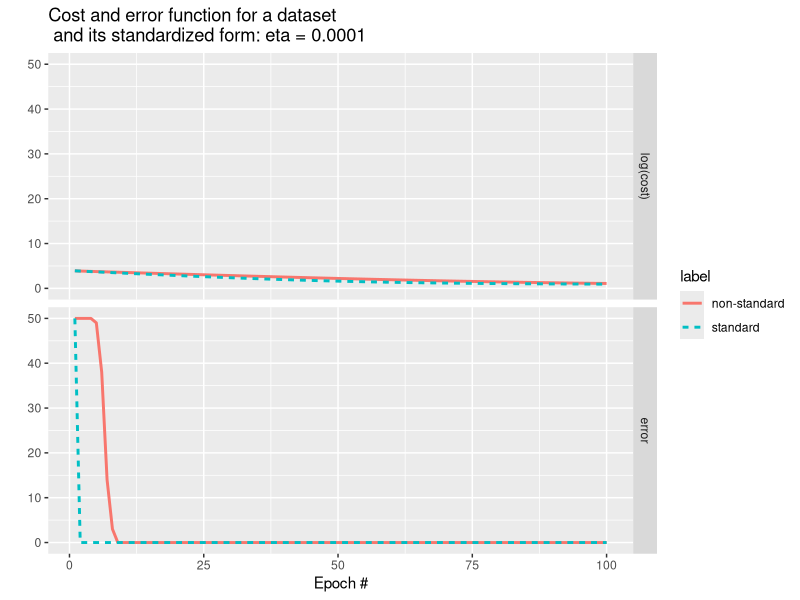
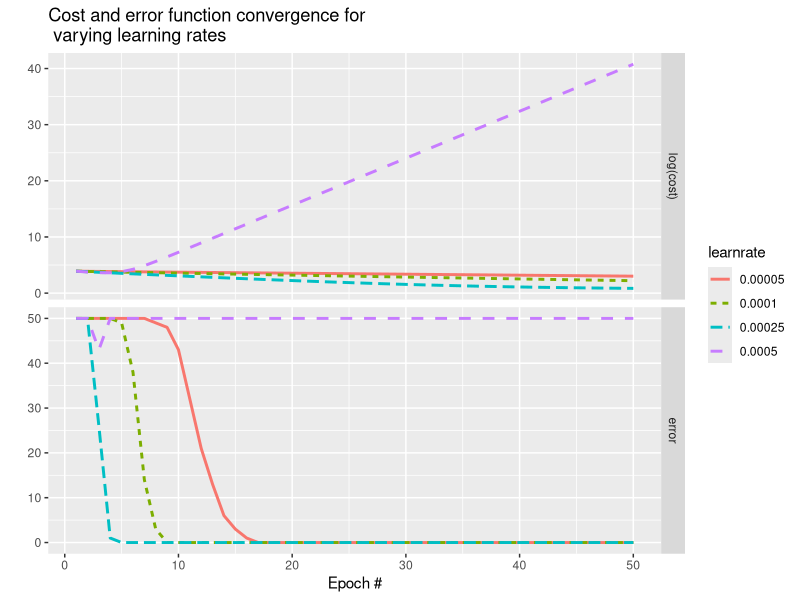
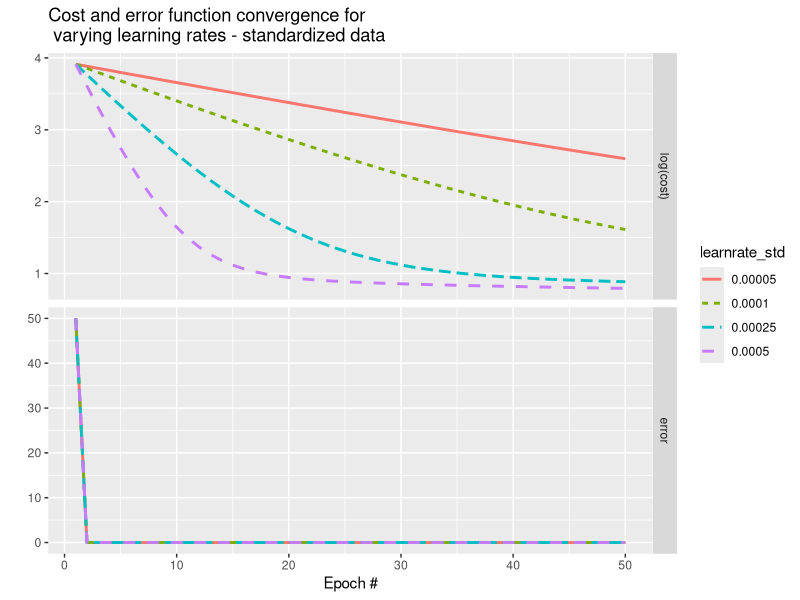
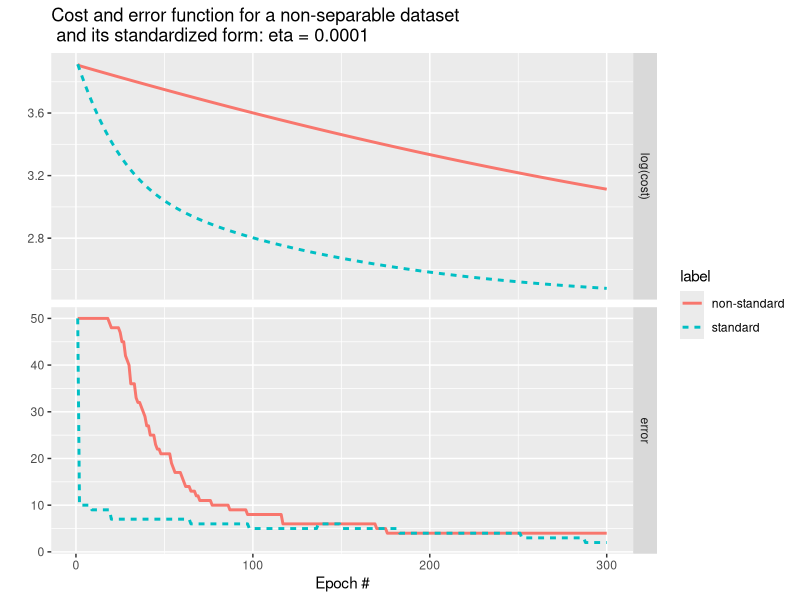
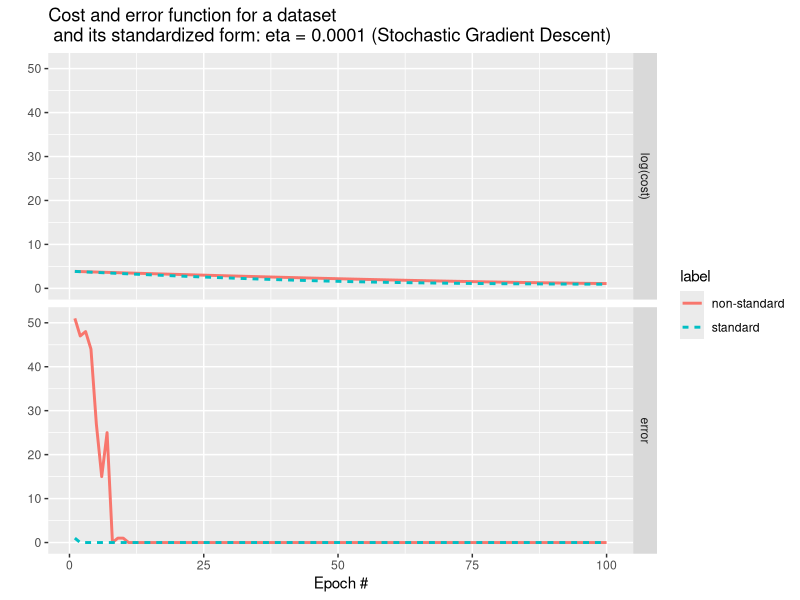

Generate these figures, in order, with R:
## ---- chunk 1
knitr::opts_chunk$set(echo = TRUE)
## ---- chunk 2
# load the iris dataset
data(iris)
str(iris)

# sepal and petal dimensions
X <- iris[1:100, 1:4]
names(X) <- tolower(names(X))

# initialize X_std dataframe
X_std <- iris[1:100, 1:4]

# define standardized data set
for (i in 1:4) {
        X_std[, i] <- (X[, i]-mean(X[, i]))/sd(X[, i])
}

# first few rows of both data frames
head(X)
head(X_std)

# binary classification vector according to species: setosa(-1), versicolor(1)
y <- rep(1, 100)
y[which(iris[, 5] == "setosa")] <- -1
y[which(iris[, 5] == "versicolor")] <- 1

# pre-process non-separable data points (ns stands for non-separable)
# sepal and petal dimensions
Xns <- iris[51:150, 1:4]
names(Xns) <- tolower(names(Xns))

# initialize X_std dataframe
Xns_std <- iris[51:150, 1:4]

# define standardized data set
for (i in 1:4) {
        Xns_std[, i] <- (Xns[, i]-mean(Xns[, i]))/sd(Xns[, i])
}

# binary classification vector according to species: setosa(-1), versicolor(1)
yns <- rep(1, 100)
l1 <- sum(iris[, 5] == "versicolor")
l2 <- sum(iris[, 5] == "virginica")
yns[1:l1] <- -1
yns[(l1+1):(l1+l2)] <- 1
dim(Xns)
length(yns)
## ---- chunk 3
adalineGD <- function(X, y, n_iter=10, eta=0.01) {
        
        # extend input vector and initialize extended weight
        X[, dim(X)[2] + 1] <- 1 
        X <- as.matrix(X)
        w <- as.matrix(rep(0, dim(X)[2]))
        
        # initialize cost values - gets updated according to epochnums -                number of epochs
        cost <- rep(0, n_iter)
        error <- rep(0, n_iter)
        
        # loop over the number of epochs
        for (i in 1:n_iter) {
                
                # find the number of wrong prediction before weight update
                for (j in 1:dim(X)[1]) {
                        
                        # compute net input
                        z <- sum(w * X[j, ])
                        
                        # quantizer
                        if(z < 0.0) {
                                ypred <- -1
                        } else {
                                ypred <- 1
                        }
                        
                        # comparison with actual labels and counting error
                        if(ypred != y[j]) {
                                error[i] <- error[i] + 1
                        }
                }
                cost[i] <- sum((y - X %*% w)^2)/2
                
                # update weight according to gradient descent
                w <- w + eta*t(X) %*% (y - X %*% w)
        }
        
        # data frame consisting of cost and error info
        infomatrix <- matrix(rep(0, 3 * n_iter), nrow = n_iter, ncol = 3)
        infomatrix[, 1] <- 1:n_iter
        infomatrix[, 2] <- log(cost)
        infomatrix[, 3] <- error
        
        infodf <- as.data.frame(infomatrix)
        names(infodf) <- c("epoch", "log(cost)", "error")
        
        return(infodf)
}
## ---- chunk 4
library(ggplot2)
library(reshape2)

# Standardized vs non-standard data: Cost and error function
eta <- 0.0001
n_iter <- 100
result1 <- adalineGD(X, y, n_iter, eta)
label <- rep("non-standard", dim(result1)[1])
result1 <- cbind(label, result1)
result2 <- adalineGD(X_std, y, n_iter, eta)
label <- rep("standard", dim(result2)[1])
result2 <- cbind(label, result2)

df <- rbind(result1, result2)

# long format of data frame
dflong <- melt(df, id.vars=c("epoch", "label"))
head(dflong)

ggplot(dflong, aes(x=epoch, y=value)) + 
        geom_line(aes(color=label, linetype=label), size = 1) +
        facet_grid(variable ~ .) + xlab("Epoch #") + ylab("") +
        ggtitle("Cost and error function for a dataset \n and its standardized form: eta = 0.0001")
## ---- chunk 5
library(ggplot2)
library(reshape2)

# set the number of sweeps through the entire data set 
n_iter <- 50

# the list of learning rates that interests me
eta <- c("0.00005", "0.0001", "0.00025", "0.0005")

# initialize data frames before looping
# adaline applied before standardizing data
result <- adalineGD(X, y, n_iter, as.numeric(eta[1]))
learnrate <- rep(eta[1], dim(result)[1])
result <- cbind(learnrate, result)

# adaline applied after standardizing data
result_std <- adalineGD(X_std, y, n_iter, as.numeric(eta[1]))
learnrate_std <- rep(eta[1], dim(result_std)[1])
result_std <- cbind(learnrate_std, result_std)

# updating the dataframe by row binding cost and error function for each new learning rate
df <- result
df_std <- result_std

# Standardized vs non-standard data: Cost and error function
for(i in 2:length(eta)) {
        
        # adaline applied before standardizing data
        result <- adalineGD(X, y, n_iter, as.numeric(eta[i]))
        learnrate <- rep(eta[i], dim(result)[1])
        result <- cbind(learnrate, result)
        
        # adaline applied after standardizing data
        result_std <- adalineGD(X_std, y, n_iter, as.numeric(eta[i]))
        learnrate_std <- rep(eta[i], dim(result_std)[1])
        result_std <- cbind(learnrate_std, result_std)
        
        # updating the dataframe by row binding cost and error function for each new learning rate
        df <- rbind(df, result)
        df_std <- rbind(df_std, result_std)
}

# long format of data frame
dflong <- melt(df, id.vars=c("epoch", "learnrate"))
df_stdlong <- melt(df_std, id.vars=c("epoch", "learnrate_std"))

head(dflong)
head(df_stdlong)

g <- ggplot(dflong, aes(x=epoch, y=value)) +
        geom_line(aes(color = learnrate, linetype = learnrate), size = 1) +
        facet_grid(variable ~ ., scales="free") + xlab("Epoch #") + ylab("") +
        ggtitle("Cost and error function convergence for \n varying learning rates")
head(df_stdlong)

g_std <- ggplot(df_stdlong, aes(x=epoch, y=value)) +
        geom_line(aes(color = learnrate_std, linetype = learnrate_std), size = 1) +
        facet_grid(variable ~ ., scales="free") + xlab("Epoch #") + ylab("") +
        ggtitle("Cost and error function convergence for \n varying learning rates - standardized data")

# print plots
print(g)
print(g_std)
## ---- chunk 6
# Standardized vs non-standard data: Cost and error function
eta <- 0.0001
n_iter <- 300
result1 <- adalineGD(Xns, yns, n_iter, eta)
label <- rep("non-standard", dim(result1)[1])
result1 <- cbind(label, result1)
result2 <- adalineGD(Xns_std, yns, n_iter, eta)
label <- rep("standard", dim(result2)[1])
result2 <- cbind(label, result2)

df <- rbind(result1, result2)

# long format of data frame
dflong <- melt(df, id.vars=c("epoch", "label"))
head(dflong)

ggplot(dflong, aes(x=epoch, y=value)) + 
        geom_line(aes(color=label, linetype=label), size = 1) +
        facet_grid(variable ~ ., scales = "free") + xlab("Epoch #") + ylab("") +
        ggtitle("Cost and error function for a non-separable dataset \n and its standardized form: eta = 0.0001")
## ---- chunk 7
adalineSGD <- function(X, y, n_iter=10, eta=0.0001) {
        
        # we are dealing with extended input and weight vectors
        X[, dim(X)[2] + 1] <- 1
        X <- as.matrix(X)
        w <- as.matrix(rep(0, dim(X)[2]))
        
        # initialize vector to keep track of cost and error function per epoch
        cost <- rep(0, n_iter)
        error <- rep(0, n_iter)
        
        # loop through each epoch
        for(i in 1:n_iter) {
                
                # loop through each data point 
                for(j in sample(1:dim(X)[1], dim(X)[1], replace = FALSE)) {
                        
                        # keep track of incorrect predictions
                        z <- sum(w * X[j, ])
                        
                        # quantizer
                        if(z < 0.0) {
                                ypred <- -1
                        } else {
                                ypred <- 1
                        }
                        
                        if(ypred != y[j]) {
                                error[i] <- error[i] + 1
                        }
                        
                        # update weight
                        w <- w + eta*(y[j] - z) * X[j, ]
                        
                }
                
                # compute cost function
                cost[i] <- sum((y - X %*% w)^2)/2
        }
        
        # data frame consisting of cost and error info
        infomatrix <- matrix(rep(0, 3 * n_iter), nrow = n_iter, ncol = 3)
        infomatrix[, 1] <- 1:n_iter
        infomatrix[, 2] <- log(cost)
        infomatrix[, 3] <- error
        
        infodf <- as.data.frame(infomatrix)
        names(infodf) <- c("epoch", "log(cost)", "error")
        
        return(infodf)
}

# test the adalineSDG algorithm
# Standardized vs non-standard data: Cost and error function
eta <- 0.0001
n_iter <- 100
result1 <- adalineSGD(X, y, n_iter, eta)
label <- rep("non-standard", dim(result1)[1])
result1 <- cbind(label, result1)
result2 <- adalineSGD(X_std, y, n_iter, eta)
label <- rep("standard", dim(result2)[1])
result2 <- cbind(label, result2)

df <- rbind(result1, result2)

# long format of data frame
dflong <- melt(df, id.vars=c("epoch", "label"))
head(dflong)

ggplot(dflong, aes(x=epoch, y=value)) + 
        geom_line(aes(color=label, linetype=label), size = 1) +
        facet_grid(variable ~ .) + xlab("Epoch #") + ylab("") +
        ggtitle("Cost and error function for a dataset \n and its standardized form: eta = 0.0001 (Stochastic Gradient Descent)")
